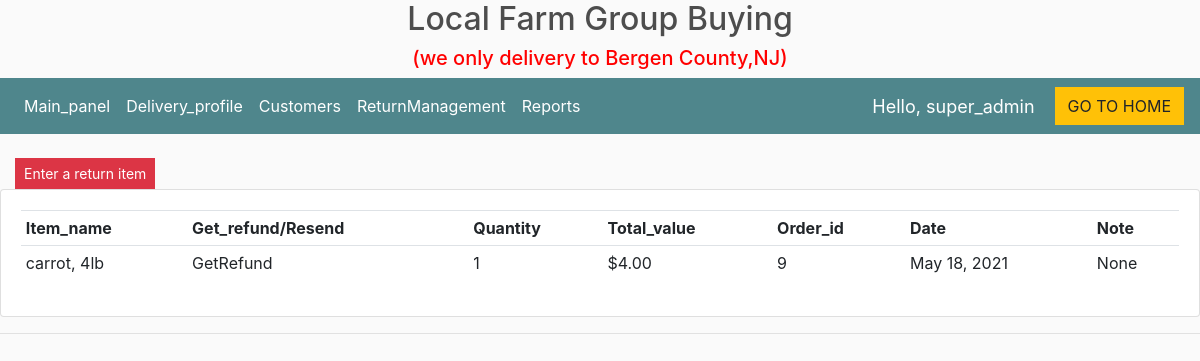
The page /ReturnManagement/ (signed in) on the database its author committed.
### store/models.py (models this page shows, shortened)
class ReturnManagement(models.Model):
	CATEGORY = (
		('GetRefund', 'GetRefund'),
		('ResendItem', 'ResendItem'),
	)
	item_name = models.ForeignKey(Product, on_delete=models.SET_NULL, null=True)
	category = models.CharField(max_length=200, null=True, choices=CATEGORY)
	quantity = models.IntegerField(default=0, null=True, blank=True)
	total_value = models.FloatField()
	order = models.ForeignKey(Order, on_delete=models.SET_NULL, null=True)
	date = models.DateField(max_length=100, null=True)
	note = models.CharField(max_length=200, null=True, blank=True)

class Product(models.Model):
	CATEGORY = (
		('Vegetables', 'Vegetables'),
		('Fruits', 'Fruits'),
		('Eggs', 'Eggs'),
	)
	name = models.CharField(max_length=200)
	category = models.CharField(max_length=200, null=True, choices=CATEGORY)
	price = models.FloatField()
	describe = models.CharField(max_length=1000)
	image = models.ImageField(null=True, blank=True)
	def __str__(self):
		return self.name

class Order(models.Model):
	customer = models.ForeignKey(Customer, on_delete=models.SET_NULL, null=True, blank=True)
	date_ordered = models.DateTimeField(max_length=100, null=True)
	complete = models.BooleanField(default=False)
	transaction_id = models.CharField(max_length=100, null=True)
	delivered = models.BooleanField(default=False)
	delivered_date = models.DateField(max_length=100, null=True,blank=True)
	def __str__(self):
		return str(self.id)

### store/decorators.py (the view)
   def wrapper_function(request, *args, **kwargs):
      group = None
      if request.user.groups.exists():
         group = request.user.groups.all()[0].name
      if group == 'customer':
         return redirect('customer')
      if group == 'admin':
         return view_func(request, *args, **kwargs)

### store/views.py (called while the page is built)
@login_required(login_url='login')
@admin_only
def Return(request):
	returnitem = ReturnManagement.objects.all()
	context = {'returnitem': returnitem}
	return render(request, 'store/ReturnManagement.html', context)

### store/templates/store/ReturnManagement.html
{%  extends 'store/maindashboard.html' %}
{% load static %}
{% block content %}
<br>
  <div class="col-lg-10">
        <a class="btn btn-sm btn-danger" href="{% url 'enter_return_item'%}">Enter a return item</a>
  </div>
<div class="row">
	<div class="col-md">
		<div class="card card-body">
			<table class="table table-sm">
				<tr>
					<th>Item_name</th>
					<th>Get_refund/Resend</th>
					<th>Quantity</th>
                    <th>Total_value</th>
                    <th>Order_id</th>
                    <th>Date</th>
                    <th>Note</th>
				</tr>
				{% for r in returnitem %}
				    <tr>
						<td>{{r.item_name}}</td>
						<td>{{r.category}}</td>
						<td>{{r.quantity}}</td>
						<td>${{r.total_value|floatformat:2}}</td>
						<td>{{r.order}}</td>
						<td>{{r.date}}</td>
						<td>{{r.note}}</td>
					</tr>
				{% endfor %}
            </table>
		</div>
    </div>
</div>
{% endblock %}

### store/templates/store/navbardashboard.html (shortened to what this page needs)
{% load static %}
<nav class="navbar navbar-expand-lg navbar-dark bg-dark">
    <div class="collapse navbar-collapse" id="navbarSupportedContent">
	    <ul class="navbar-nav mr-auto">
	      <li class="nav-item active">
	        <a class="nav-link" href="{% url 'dashboard' %}">Main_panel </a>
	      </li>
			<li class="nav-item active">
	        <a class="nav-link" href="{% url 'delivery' %}">Delivery_profile</a>
			</li>
			<li class="nav-item active">
	        <a class="nav-link" href="{% url 'customer_info' %}">Customers</a>
			</li>
			<li class="nav-item active">
	        <a class="nav-link" href="{% url 'ReturnManagement' %}">ReturnManagement</a>
			</li>
		 {% if request.user.is_superuser%}
	      <li class="nav-item active">
	        <a class="nav-link" href="{% url 'reports' %}">Reports</a>
	      </li>
			{% endif %}
	    </ul>
	     	<span class="hello-msg">Hello, {{request.user}}</span>
	    <div class="form-inline my-2 my-lg-0">
	     	<a href="{% url 'homein' %}"class="btn btn-warning">GO TO HOME</a>
	    </div>
       </div>
	 </nav>

### static/css/main.css (style rules this page uses)
body { background-color: hsl(0, 0%, 98%); }
.bg-dark { background-color: #4f868c!important; }
.btn { border-radius: 0; }

### store/templates/store/navbardashboard.html (style rules this page uses)
.hello-msg { font-size: 18px; color: #fff; margin-right: 20px; }

### rows shown on the page
ReturnManagement: item_name "carrot, 4lb", category "GetRefund", quantity "1", total_value "4.00", order "9", date "May 18, 2021", note "None"

### other values the page prints
{{ request.user }} "super_admin"
